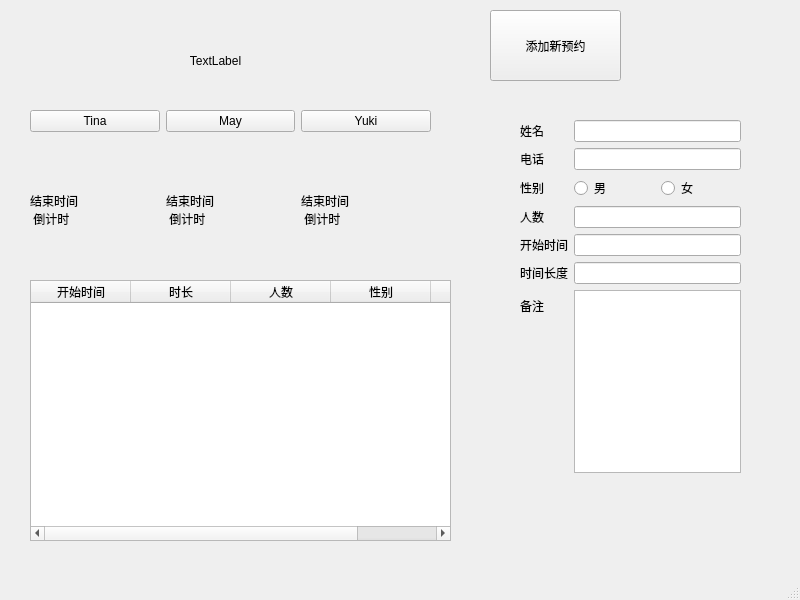
<?xml version="1.0" encoding="UTF-8"?>
<ui version="4.0">
 <class>MainWindow</class>
 <widget class="QMainWindow" name="MainWindow">
  <property name="geometry">
   <rect>
    <x>0</x>
    <y>0</y>
    <width>800</width>
    <height>600</height>
   </rect>
  </property>
  <property name="windowTitle">
   <string>MainWindow</string>
  </property>
  <widget class="QWidget" name="centralwidget">
   <widget class="QWidget" name="gridLayoutWidget_2">
    <property name="geometry">
     <rect>
      <x>30</x>
      <y>110</y>
      <width>401</width>
      <height>171</height>
     </rect>
    </property>
    <layout class="QGridLayout" name="gridLayout" rowstretch="0,0" columnstretch="0,0,0">
     <property name="sizeConstraint">
      <enum>QLayout::SetDefaultConstraint</enum>
     </property>
     <property name="topMargin">
      <number>0</number>
     </property>
     <property name="spacing">
      <number>-1</number>
     </property>
     <item row="0" column="2">
      <widget class="QPushButton" name="pushButton">
       <property name="text">
        <string>Yuki</string>
       </property>
      </widget>
     </item>
     <item row="1" column="0">
      <widget class="QLabel" name="label">
       <property name="text">
        <string>结束时间 
 倒计时</string>
       </property>
      </widget>
     </item>
     <item row="1" column="1">
      <widget class="QLabel" name="label_2">
       <property name="text">
        <string>结束时间 
 倒计时</string>
       </property>
      </widget>
     </item>
     <item row="0" column="1">
      <widget class="QPushButton" name="pushButton_2">
       <property name="text">
        <string>May</string>
       </property>
      </widget>
     </item>
     <item row="0" column="0">
      <widget class="QPushButton" name="pushButton_3">
       <property name="text">
        <string>Tina</string>
       </property>
      </widget>
     </item>
     <item row="1" column="2">
      <widget class="QLabel" name="label_3">
       <property name="text">
        <string>结束时间 
 倒计时</string>
       </property>
      </widget>
     </item>
    </layout>
   </widget>
   <widget class="QLabel" name="time_label">
    <property name="geometry">
     <rect>
      <x>130</x>
      <y>20</y>
      <width>171</width>
      <height>81</height>
     </rect>
    </property>
    <property name="text">
     <string>TextLabel</string>
    </property>
    <property name="alignment">
     <set>Qt::AlignCenter</set>
    </property>
   </widget>
   <widget class="QPushButton" name="addAppointment">
    <property name="geometry">
     <rect>
      <x>490</x>
      <y>10</y>
      <width>131</width>
      <height>71</height>
     </rect>
    </property>
    <property name="text">
     <string>添加新预约</string>
    </property>
   </widget>
   <widget class="QWidget" name="formLayoutWidget">
    <property name="geometry">
     <rect>
      <x>520</x>
      <y>120</y>
      <width>221</width>
      <height>353</height>
     </rect>
    </property>
    <layout class="QFormLayout" name="formLayout">
     <item row="0" column="0">
      <widget class="QLabel" name="label_Name">
       <property name="text">
        <string>姓名</string>
       </property>
      </widget>
     </item>
     <item row="4" column="0">
      <widget class="QLabel" name="label_StartTIme">
       <property name="text">
        <string>开始时间</string>
       </property>
      </widget>
     </item>
     <item row="3" column="0">
      <widget class="QLabel" name="label_PersonCount">
       <property name="text">
        <string>人数</string>
       </property>
      </widget>
     </item>
     <item row="2" column="0">
      <widget class="QLabel" name="label_Sex">
       <property name="text">
        <string>性别</string>
       </property>
      </widget>
     </item>
     <item row="1" column="0">
      <widget class="QLabel" name="label_PhoneNum">
       <property name="text">
        <string>电话</string>
       </property>
      </widget>
     </item>
     <item row="5" column="0">
      <widget class="QLabel" name="label_Duration">
       <property name="text">
        <string>时间长度</string>
       </property>
      </widget>
     </item>
     <item row="6" column="0">
      <widget class="QLabel" name="label_Comment">
       <property name="text">
        <string>备注</string>
       </property>
      </widget>
     </item>
     <item row="3" column="1">
      <widget class="QLineEdit" name="lineEdit_PersonCount"/>
     </item>
     <item row="0" column="1">
      <widget class="QLineEdit" name="lineEdit_Name"/>
     </item>
     <item row="1" column="1">
      <widget class="QLineEdit" name="lineEdit_Phone"/>
     </item>
     <item row="4" column="1">
      <widget class="QLineEdit" name="lineEdit_StartTime"/>
     </item>
     <item row="5" column="1">
      <widget class="QLineEdit" name="lineEdit_Duration"/>
     </item>
     <item row="6" column="1">
      <widget class="QPlainTextEdit" name="comment"/>
     </item>
     <item row="2" column="1">
      <layout class="QHBoxLayout" name="horizontalLayout">
       <item>
        <widget class="QRadioButton" name="radioButton_Male">
         <property name="text">
          <string>男</string>
         </property>
        </widget>
       </item>
       <item>
        <widget class="QRadioButton" name="radioButton_Female">
         <property name="text">
          <string>女</string>
         </property>
        </widget>
       </item>
      </layout>
     </item>
    </layout>
   </widget>
   <widget class="QTableWidget" name="tableWidget_futureAppointment">
    <property name="geometry">
     <rect>
      <x>30</x>
      <y>280</y>
      <width>421</width>
      <height>261</height>
     </rect>
    </property>
    <property name="autoScroll">
     <bool>true</bool>
    </property>
    <property name="autoScrollMargin">
     <number>16</number>
    </property>
    <property name="editTriggers">
     <set>QAbstractItemView::NoEditTriggers</set>
    </property>
    <property name="selectionMode">
     <enum>QAbstractItemView::SingleSelection</enum>
    </property>
    <property name="selectionBehavior">
     <enum>QAbstractItemView::SelectRows</enum>
    </property>
    <property name="showGrid">
     <bool>true</bool>
    </property>
    <property name="sortingEnabled">
     <bool>false</bool>
    </property>
    <attribute name="horizontalHeaderCascadingSectionResizes">
     <bool>false</bool>
    </attribute>
    <attribute name="verticalHeaderCascadingSectionResizes">
     <bool>false</bool>
    </attribute>
    <column>
     <property name="text">
      <string>开始时间</string>
     </property>
    </column>
    <column>
     <property name="text">
      <string>时长</string>
     </property>
    </column>
    <column>
     <property name="text">
      <string>人数</string>
     </property>
    </column>
    <column>
     <property name="text">
      <string>性别</string>
     </property>
    </column>
    <column>
     <property name="text">
      <string>姓名</string>
     </property>
    </column>
   </widget>
  </widget>
  <widget class="QMenuBar" name="menubar">
   <property name="geometry">
    <rect>
     <x>0</x>
     <y>0</y>
     <width>800</width>
     <height>36</height>
    </rect>
   </property>
  </widget>
  <widget class="QStatusBar" name="statusbar"/>
 </widget>
 <resources/>
 <connections/>
</ui>
